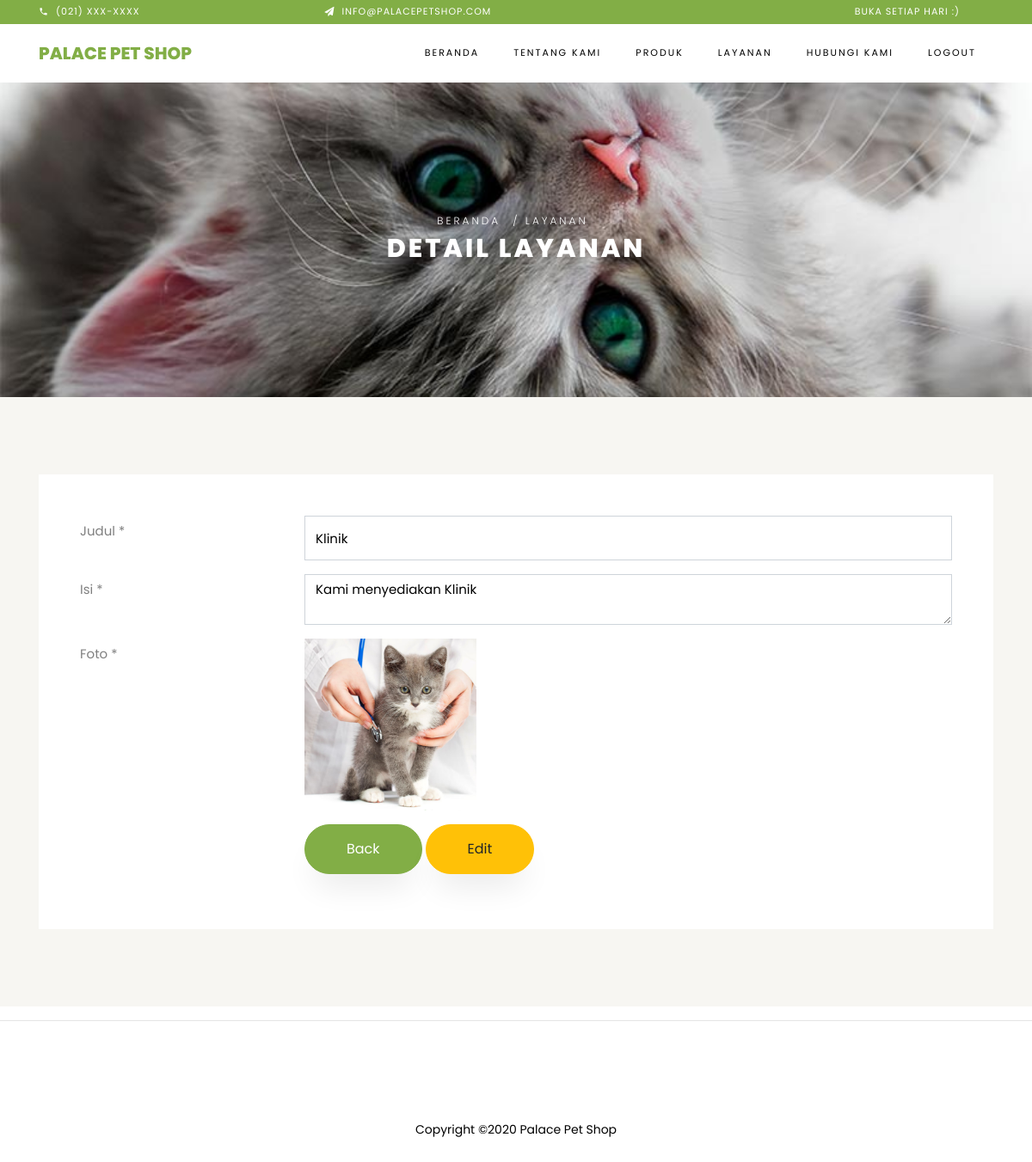
Page /services/detail/klinik.html on the committed database.
### tables this page shows
CREATE TABLE IF NOT EXISTS `services` (
  `id` int(11) NOT NULL AUTO_INCREMENT,
  `title` varchar(200) NOT NULL,
  `content` text NOT NULL,
  `image` varchar(100) DEFAULT NULL,
  `slug` varchar(200) NOT NULL,
  PRIMARY KEY (`id`)
);

### application/controllers/Services.php (called while the page is built, shortened)
<?php
class Services extends CI_Controller {
    public function __construct()
    {
        $this->load->model('m_services');
    }
    public function detail($slug)
    {
        $rec = $this->m_services->getServiceByAdmin($slug);
        $data = array(
                'view'          => 'services/detail',
                'title'         => $rec->title,
                'rec'		    => $rec,
        );
        $this->load->view('layout/backend', $data);
    }
}

### index.php (called while the page is built, shortened)
<?php
require_once BASEPATH.'core/CodeIgniter.php';

### application/models/M_services.php (called while the page is built, shortened)
<?php if ( ! defined('BASEPATH')) exit('No direct script access allowed');
class M_services extends CI_Model
{
    function getServiceByAdmin($slug)
    {
        $this->db->distinct();
        $this->db->select("*");
        $this->db->from('services');
        $this->db->where("slug", $slug);
        $rec = $this->db->get();
        if ($rec->num_rows() > 0)
            return $rec->row();
        else
            return null;
    }
}

### application/views/services/detail.php (the view, shortened to what this page needs)
<div class="hero-wrap hero-bread" style="background-image: url('<?php echo base_url().'assets/'; ?>images/single-product.jpg');">
    <div class="container">
    <div class="row no-gutters slider-text align-items-center justify-content-center">
        <div class="col-md-9 ftco-animate text-center">
        <p class="breadcrumbs"><span class="mr-2"><a href="<?php echo base_url(); ?>">Beranda</a></span> / <span class="mr-2"><a href="#">Layanan </a></span></p>
        <h1 class="mb-0 bread">Detail Layanan</h1>
        </div>
    </div>
    </div>
</div>
<section class="ftco-section contact-section bg-light">
  <div class="container">
    <div class="row block-9">
      <div class="col-md-12 order-md-last d-flex">
        <form id="form_product" action="#" class="bg-white p-5 contact-form" method="post">
          	<div class="form-group row">
				<label class="col-sm-3 col-form-label">Judul *</label>
			  	<div class="col-sm-9">
				  <input type="text" class="form-control" id="title" name="title" value="<?php echo $rec->title; ?>" disabled>
				</div>
          	</div>
          	<div class="form-group row">
				<label class="col-sm-3 col-form-label">Isi *</label>
				<div class="col-sm-9">
            		<textarea class="form-control" id="content" name="content" disabled><?php echo $rec->content; ?></textarea>
          		</div>
			</div>
			<div class="form-group row">
				<label class="col-sm-3 col-form-label">Foto *</label>
				<div class="col-sm-9">
            		<img src="<?php echo base_url().'photo/services/'.(($rec->image!=null) ? $rec->image : 'no_picture.jpg'); ?>" width="200px" height="200px">
          		</div>
			</div>
			<div class="form-group row">
				<label class="col-sm-3 col-form-label"></label>
				<div class="col-sm-9">
            		<input type="button" id="btnback" name="btnback" value="Back" class="btn btn-primary py-3 px-5" onclick=location.href="<?php echo base_url().'services'; ?>">
					<input type="button" id="btnedit" name="btnedit" value="Edit" class="btn btn-warning py-3 px-5" onclick=location.href="<?php echo base_url().'services/edit/'.$rec->slug; ?>">
				</div>
          	</div>
        </form>
      </div>
    </div>
  </div>
</section>

### rows in the picture
services: title "Klinik", content "Kami menyediakan Klinik", image (picture)
